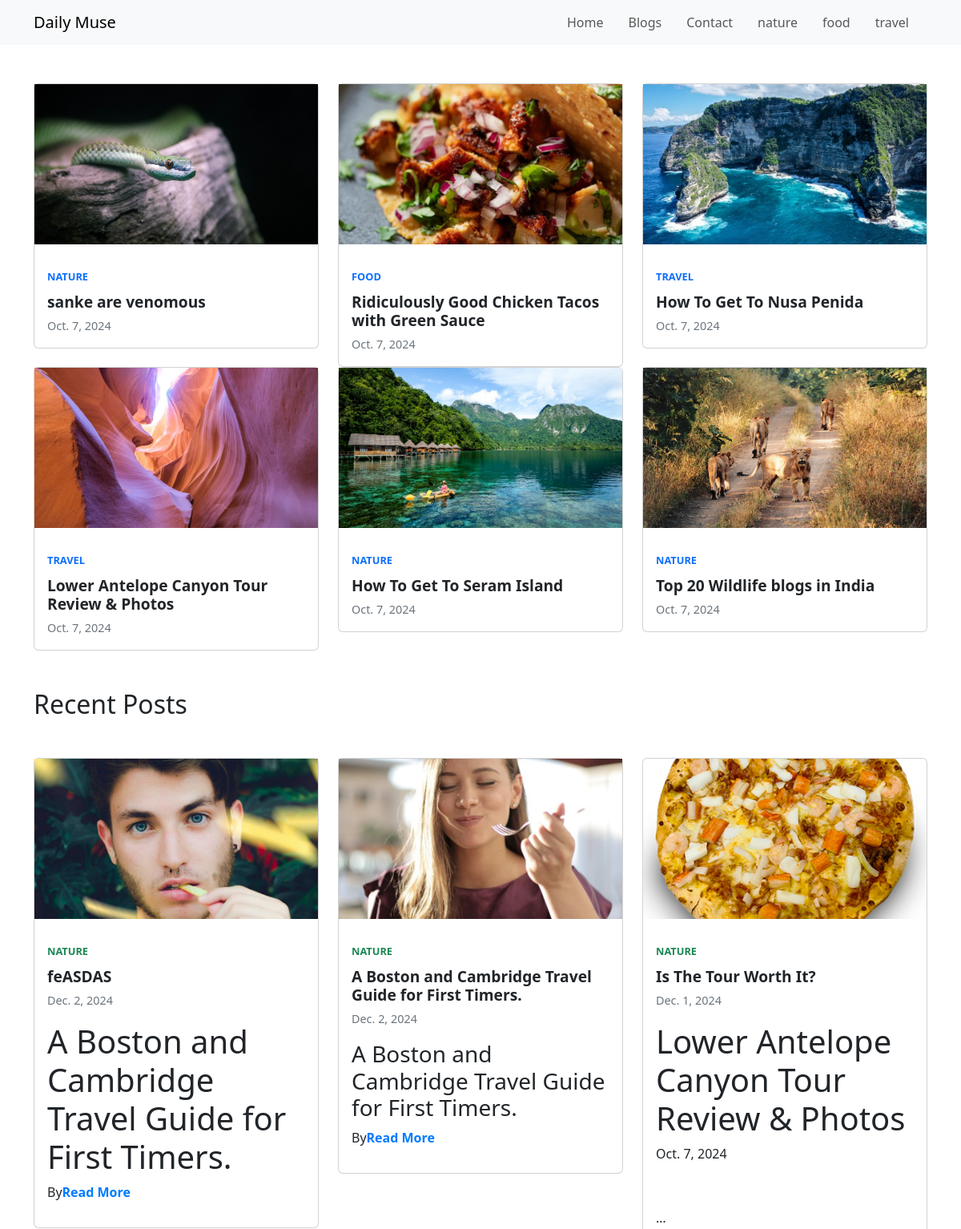
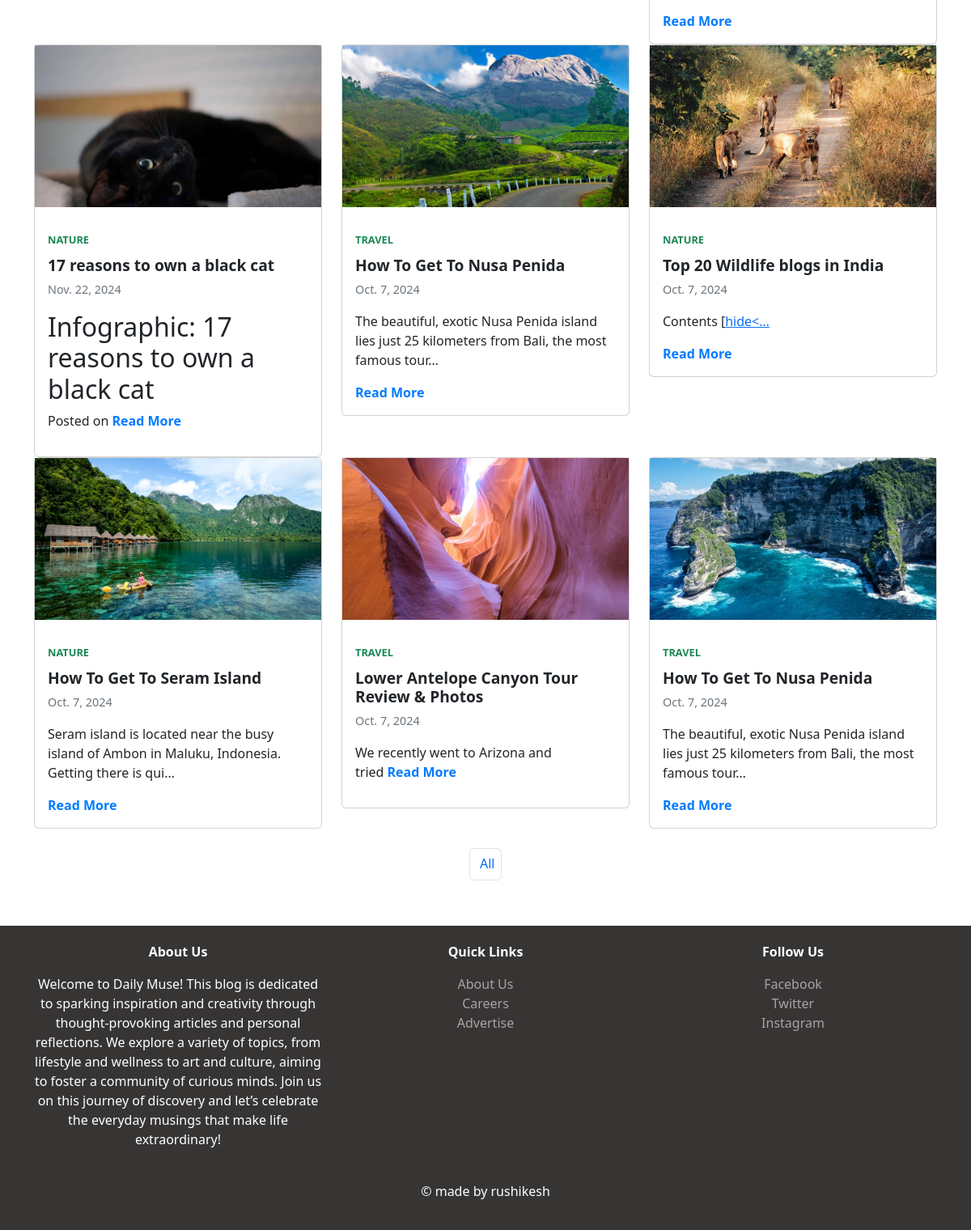
The page / on the database its author committed (2 pictures, top to bottom).
### website/models.py (models this page shows, shortened)
class Home (models.Model):
    sno = models.AutoField(primary_key=True)
    title = models.CharField(max_length=255,blank=True,null=True)
    about=models.TextField()
    copyright= models.CharField(max_length=255,blank=True,null=True)
    address =  models.CharField(max_length=255,blank=True,null=True)
    phone=  models.CharField(max_length=255,blank=True,null=True)
    email= models.CharField(max_length=255,blank=True,null=True)
    contact_img=models.ImageField(upload_to='images' , blank=True,null=True)
    contact_headline=models.CharField(max_length=255,blank=True,null=True)

class Category(models.Model):
    sno = models.AutoField(primary_key=True)
    title = models.CharField(max_length=255,blank=True,null=True)
    def __str__(self) -> str:
        return self.title

class Post (models.Model):
    sno = models.AutoField(primary_key=True)
    title = models.CharField(max_length=255,blank=True,null=True)
    category = models.ForeignKey(Category,on_delete=models.CASCADE,blank=True,null=True)
    image= models.ImageField(upload_to='Blog_website_img', storage=MediaCloudinaryStorage() , blank=True,null=True)
    text = RichTextField()
    date = models.DateField(auto_now_add=True)
    slug = AutoSlugField(populate_from = 'title',null=True)

### website/views.py (the view, shortened to what this page needs)
# urls.py: 2. Add a URL to urlpatterns:  path('', views.home, name='home')
def home (request):
    allpost = Post.objects.all()
    recentPost = Post.objects.all()[::-1]
    css_classes = [
    'text-primary',
    'text-success',
    'text-warning'
    ]
    random_choice = random.choice(css_classes)
    data = request.GET.get('category')
    context = {
        'post':allpost,'recentPost':recentPost,
        'rand_choice': random_choice
    }
    return render (request,'blog/index.html',context)

### website/context_processor.py (called while the page is built)
def common_context(request):
    home = Home.objects.all()
    category = Category.objects.all()
    return {
        'home': home,
        'category': category
    }

### templates/blog/index.html
{% extends "base.html" %}
{% load static %}
{% block body %}
  <div class="container my-5">
    <div class="row">
      {% for item in post %}
        {% if forloop.counter <= 6 %}
        <div class="col-md-4" >
            <a href="{%  url 'page'   item.sno item.slug %}"  style="text-decoration: none; color: inherit; ">
            <div class="card post-card" >
              <img src="{{ item.image.url }}" alt="Post Image">
              <div class="card-body">
                <p class="post-category text-primary"> {{item.category |safe }} </p>
                <h5 class="card-title"> {{item.title | safe}} </h5>
                <p class="card-text"> {{ item.date  }} </p>
              </div>
            </div>
          </a>
        </div>
      {% endif %}
      {% endfor %}
    </div>
  </div>
  <div class="container">
    <h2 class="my-5">Recent Posts</h2>
    <div class="row">
      {% for recent in recentPost %}
      {% if forloop.counter <= 9 %}
      <div class=" col-md-4 recent-post">
      <a href="{%  url 'page'   recent.sno recent.slug %}" style="text-decoration: none; color: inherit; " >
      <div class="card">
        <img src="{{ recent.image.url }}" alt="Recent Post Image">
              <div class="card-body">
                <p class="post-category {{ rand_choice }}">{{ recent.category }}</p>
                <h5 class="card-title"> {{recent.title}} </h5>
                <p class="card-text"> {{ recent.date }} </p>
                <p class="post-description"> {{ recent.text | safe | truncatechars:100 }} </p>
                <a href="/page" class="read-more">Read More</a>
              </div>
      </div>
      </a>
    </div>
            {% endif %}
            {% endfor %}
    </div>
  </div>
  <nav aria-label="Page navigation example">
    <ul class="pagination justify-content-center mt-4">
        <li class="page-item">
            <a class="page-link circle-button" href="{% url 'blog' %}"> All </a>
        </li>
    </ul>
  </nav>
{% endblock body %}

### templates/base.html (shortened to what this page needs)
{% load static %}
 <!DOCTYPE html>
<html lang="en">
  <head>
    <link rel="stylesheet" href="{% static 'css/style.css' %}">
    <link href="https://cdn.jsdelivr.net/npm/bootstrap@5.3.3/dist/css/bootstrap.min.css" rel="stylesheet">
  </head>
  <body>
    <header>
      <nav class="navbar navbar-expand-lg navbar-light bg-light sticky-top">
        <div class="container">
          {% for post in home %}
          <a class="navbar-brand" href="/home">{{ post.title }}</a>
          {% endfor %}
          <div class="collapse navbar-collapse" id="navbarNav">
            <ul class="navbar-nav ms-auto">
              <li class="nav-item">
                <a class="nav-link" href="/home">Home</a>
              </li>
              <li class="nav-item">
                <a class="nav-link" href="/blog">Blogs</a>
              </li>
              <li class="nav-item">
                <a class="nav-link" href="/contact">Contact</a>
              </li>
              {% for cat in category %}
              <li class="nav-item">
                <a class="nav-link" href="/?category={{ cat.sno | safe }}">{{ cat.title | safe }}</a>
              </li>
              {% endfor %}
            </ul>
          </div>
        </div>
      </nav>
    </header>
<main>
  {% block body %}
  {% endblock  %}
</main>
 <footer class="footer">
  <div class="container text-center">
    <div class="row">
      <div class="col-md-4">
        <p><strong>About Us</strong></p>
        {% for post in home %}
        <p> {{post.about | safe  }} </p>
        {% endfor %}
      </div>
      <div class="col-md-4">
        <p><strong>Quick Links</strong></p>
        <ul class="list-unstyled">
          <li><a href="#">About Us</a></li>
          <li><a href="#">Careers</a></li>
          <li><a href="#">Advertise</a></li>
        </ul>
      </div>
      <div class="col-md-4">
        <p><strong>Follow Us</strong></p>
        <ul class="list-unstyled">
          <li><a href="#">Facebook</a></li>
          <li><a href="#">Twitter</a></li>
          <li><a href="#">Instagram</a></li>
        </ul>
      </div>
    </div>
    {% for post in home %}
    <p class="mt-4">&copy; {{post.copyright}} </p>
    {% endfor %}
  </div>
</footer>
  </body>
</html>

### static/css/style.css (style rules this page uses)
html, body { height: 100%; margin: 0; }
body { display: flex; flex-direction: column; }
main { flex: 1; }
.navbar { background-color: #75808b; }
footer { background-color: #333; color: #fff; padding: 20px 0; text-align: center; }
.post-card img { max-width: 100%; height: auto; }
.navbar-nav .nav-link { margin-right: 15px; }
.post-category { font-size: 0.9rem; font-weight: bold; margin-bottom: 10px; }
footer { background-color: #343a40; color: #f8f9fa; padding: 40px 0; margin-top: 40px; }
.recent-post img { width: 100%; height: 200px; object-fit: cover; }
.post-category { font-size: 0.8rem; font-weight: bold; text-transform: uppercase; margin-bottom: 10px; }
.card-title { font-size: 1.2rem; font-weight: bold; margin-bottom: 5px; }
.card-text { font-size: 0.9rem; color: #6c757d; }
.post-description { font-size: 0.85rem; color: #6c757d; margin-bottom: 10px; }
.read-more { font-weight: bold; text-decoration: none; color: #007bff; }
.pagination { justify-content: center; }
.footer { background-color: #373434; color: #fff; padding: 20px 0; text-align: center; }
.footer a { color: #aaa3a3; text-decoration: none; }
.post-card img { height: 200px; object-fit: cover; }
.card-body { padding: 20px; }
.post-category { margin-top: 15px; }
.circle-button { width: 40px; height: 40px; background-color: rgb(165, 164, 205); color: white; border-radius: 50%; display: flex; align-items: center; justify-content: center; text-decoration: none; border: none; }
.page-link { padding: 0; margin: 0; }

### rows shown on the page
Home: title "Daily Muse", about "Welcome to Daily Muse! This blog is dedicated to sparking inspiration and creativity through thought-provoking articles and personal reflections. We explore a variety of topics, from lifestyle and wellness to art and culture, aiming to foster a community of curious minds. Join us on this journey of discovery and let’s celebrate the everyday musings that make life extraordinary!", copyright "made by rushikesh"
Category: title "nature"
Category: title "food"
Category: title "travel"
Post: image (picture), category "NATURE", title "sanke are venomous", date "Oct. 7, 2024"
Post: image (picture), category "FOOD", title "Ridiculously Good Chicken Tacos with Green Sauce", date "Oct. 7, 2024"
Post: image (picture), category "TRAVEL", title "How To Get To Nusa Penida", date "Oct. 7, 2024", text "The beautiful, exotic Nusa Penida island lies just 25 kilometers from Bali, the most famous tour…"
Post: image (picture), category "TRAVEL", title "Lower Antelope Canyon Tour Review & Photos", date "Oct. 7, 2024", text "We recently went to Arizona and tried"
Post: image (picture), category "NATURE", title "How To Get To Seram Island", date "Oct. 7, 2024", text "Seram island is located near the busy island of Ambon in Maluku, Indonesia. Getting there is qui…"
Post: image (picture), category "NATURE", title "Top 20 Wildlife blogs in India", date "Oct. 7, 2024", text "Contents [ hide<…"
Post: image (picture), category "NATURE", title "feASDAS", date "Dec. 2, 2024", text "A Boston and Cambridge Travel Guide for First Timers. By"
Post: image (picture), category "NATURE", title "A Boston and Cambridge Travel Guide for First Timers.", date "Dec. 2, 2024", text "A Boston and Cambridge Travel Guide for First Timers. By"
Post: image (picture), category "NATURE", title "Is The Tour Worth It?", date "Dec. 1, 2024", text "Lower Antelope Canyon Tour Review & Photos Oct. 7, 2024 …"
Post: image (picture), category "NATURE", title "17 reasons to own a black cat", date "Nov. 22, 2024", text "Infographic: 17 reasons to own a black cat Posted on"
Post: image (picture), category "TRAVEL", title "How To Get To Nusa Penida", date "Oct. 7, 2024", text "The beautiful, exotic Nusa Penida island lies just 25 kilometers from Bali, the most famous tour…"
